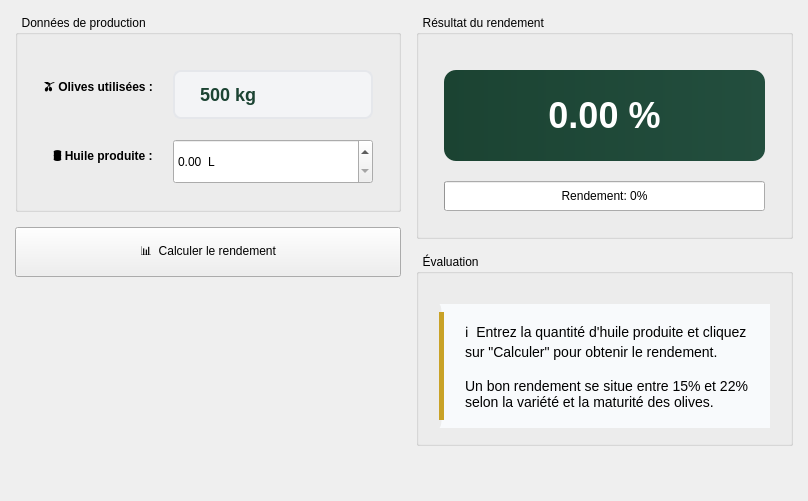
         <widget class="QWidget" name="tabRendement">
          <attribute name="title">
           <string>📊  Rendement</string>
          </attribute>
          <layout class="QHBoxLayout" name="layoutRendementMain">
           <property name="spacing">
            <number>15</number>
           </property>
           <property name="leftMargin">
            <number>15</number>
           </property>
           <property name="topMargin">
            <number>15</number>
           </property>
           <property name="rightMargin">
            <number>15</number>
           </property>
           <property name="bottomMargin">
            <number>15</number>
           </property>
           <!-- Left: Input -->
           <item>
            <layout class="QVBoxLayout" name="layoutRendementLeft">
             <property name="spacing">
              <number>15</number>
             </property>
             <item>
              <widget class="QGroupBox" name="groupRendementInput">
               <property name="title">
                <string>  Données de production</string>
               </property>
               <layout class="QFormLayout" name="formRendementInput">
                <property name="labelAlignment">
                 <set>Qt::AlignmentFlag::AlignRight|Qt::AlignmentFlag::AlignVCenter</set>
                </property>
                <property name="horizontalSpacing">
                 <number>20</number>
                </property>
                <property name="verticalSpacing">
                 <number>20</number>
                </property>
                <property name="leftMargin">
                 <number>25</number>
                </property>
                <property name="topMargin">
                 <number>35</number>
                </property>
                <property name="rightMargin">
                 <number>25</number>
                </property>
                <property name="bottomMargin">
                 <number>25</number>
                </property>
                <item row="0" column="0">
                 <widget class="QLabel" name="lblOlivesUsedTitle">
                  <property name="styleSheet">
                   <string>font-weight: 600;</string>
                  </property>
                  <property name="text">
                   <string>🫒 Olives utilisées :</string>
                  </property>
                 </widget>
                </item>
                <item row="0" column="1">
                 <widget class="QLabel" name="lblOlivesUsed">
                  <property name="styleSheet">
                   <string>background-color: #f3f4f6; padding: 12px 20px; border-radius: 8px; font-size: 18px; font-weight: 700; color: #1B4332; border: 2px solid #e5e7eb;</string>
                  </property>
                  <property name="text">
                   <string>500 kg</string>
                  </property>
                 </widget>
                </item>
                <item row="1" column="0">
                 <widget class="QLabel" name="lblOilProducedTitle">
                  <property name="styleSheet">
                   <string>font-weight: 600;</string>
                  </property>
                  <property name="text">
                   <string>🛢 Huile produite :</string>
                  </property>
                 </widget>
                </item>
                <item row="1" column="1">
                 <widget class="QDoubleSpinBox" name="spinOilProduced">
                  <property name="minimumSize">
                   <size>
                    <width>200</width>
                    <height>45</height>
                   </size>
                  </property>
                  <property name="suffix">
                   <string>  L</string>
                  </property>
                  <property name="decimals">
                   <number>2</number>
                  </property>
                  <property name="maximum">
                   <double>99999.990000000005239</double>
                  </property>
                 </widget>
                </item>
               </layout>
              </widget>
             </item>
             <item>
              <widget class="QPushButton" name="btnCalculateYield">
               <property name="minimumSize">
                <size>
                 <width>0</width>
                 <height>50</height>
                </size>
               </property>
               <property name="text">
                <string>📊  Calculer le rendement</string>
               </property>
              </widget>
             </item>
             <item>
              <spacer name="spacerRendementLeft">
               <property name="orientation">
                <enum>Qt::Orientation::Vertical</enum>
               </property>
               <property name="sizeHint" stdset="0">
                <size>
                 <width>20</width>
                 <height>40</height>
                </size>
               </property>
              </spacer>
             </item>
            </layout>
           </item>
           <!-- Right: Results -->
           <item>
            <layout class="QVBoxLayout" name="layoutRendementRight">
             <property name="spacing">
              <number>15</number>
             </property>
             <item>
              <widget class="QGroupBox" name="groupRendementResult">
               <property name="title">
                <string>  Résultat du rendement</string>
               </property>
               <layout class="QVBoxLayout" name="layoutRendementResult">
                <property name="spacing">
                 <number>20</number>
                </property>
                <property name="leftMargin">
                 <number>25</number>
                </property>
                <property name="topMargin">
                 <number>35</number>
                </property>
                <property name="rightMargin">
                 <number>25</number>
                </property>
                <property name="bottomMargin">
                 <number>25</number>
                </property>
                <item>
                 <widget class="QLabel" name="lblYield">
                  <property name="styleSheet">
                   <string>background: qlineargradient(x1:0, y1:0, x2:1, y2:0, stop:0 #1B4332, stop:1 #234E3E); color: white; padding: 25px 40px; border-radius: 12px; font-size: 36px; font-weight: 800;</string>
                  </property>
                  <property name="text">
                   <string>0.00 %</string>
                  </property>
                  <property name="alignment">
                   <set>Qt::AlignmentFlag::AlignCenter</set>
                  </property>
                 </widget>
                </item>
                <item>
                 <widget class="QProgressBar" name="progressYield">
                  <property name="minimumSize">
                   <size>
                    <width>0</width>
                    <height>30</height>
                   </size>
                  </property>
                  <property name="value">
                   <number>0</number>
                  </property>
                  <property name="format">
                   <string>Rendement: %p%</string>
                  </property>
                 </widget>
                </item>
               </layout>
              </widget>
             </item>
             <item>
              <widget class="QGroupBox" name="groupYieldMessage">
               <property name="title">
                <string>  Évaluation</string>
               </property>
               <layout class="QVBoxLayout" name="layoutYieldMessage">
                <property name="leftMargin">
                 <number>20</number>
                </property>
                <property name="topMargin">
                 <number>30</number>
                </property>
                <property name="rightMargin">
                 <number>20</number>
                </property>
                <property name="bottomMargin">
                 <number>15</number>
                </property>
                <item>
                 <widget class="QLabel" name="lblYieldMessage">
                  <property name="styleSheet">
                   <string>background-color: #f8fafc; padding: 18px; border-left: 5px solid #C9A227; font-size: 14px; border-radius: 0 8px 8px 0;</string>
                  </property>
                  <property name="text">
                   <string>ℹ  Entrez la quantité d'huile produite et cliquez sur "Calculer" pour obtenir le rendement.

Un bon rendement se situe entre 15% et 22% selon la variété et la maturité des olives.</string>
                  </property>
                  <property name="wordWrap">
                   <bool>true</bool>
                  </property>
                 </widget>
                </item>
               </layout>
              </widget>
             </item>
             <item>
              <spacer name="spacerRendementRight">
               <property name="orientation">
                <enum>Qt::Orientation::Vertical</enum>
               </property>
               <property name="sizeHint" stdset="0">
                <size>
                 <width>20</width>
                 <height>40</height>
                </size>
               </property>
              </spacer>
             </item>
            </layout>
           </item>
          </layout>
         </widget>
